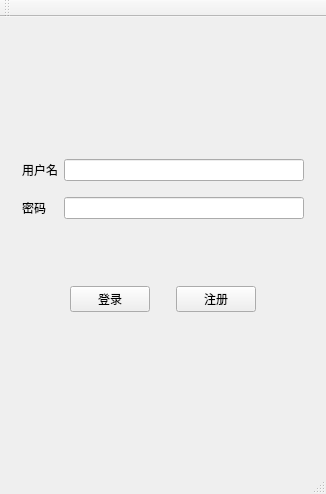
<?xml version="1.0" encoding="UTF-8"?>
<ui version="4.0">
 <class>MainWindow</class>
 <widget class="QMainWindow" name="MainWindow">
  <property name="geometry">
   <rect>
    <x>0</x>
    <y>0</y>
    <width>326</width>
    <height>494</height>
   </rect>
  </property>
  <property name="windowTitle">
   <string>MainWindow</string>
  </property>
  <widget class="QWidget" name="centralWidget">
   <layout class="QVBoxLayout" name="verticalLayout">
    <item>
     <widget class="QWidget" name="widget" native="true">
      <layout class="QHBoxLayout" name="horizontalLayout">
       <item>
        <spacer name="horizontalSpacer">
         <property name="orientation">
          <enum>Qt::Horizontal</enum>
         </property>
         <property name="sizeHint" stdset="0">
          <size>
           <width>87</width>
           <height>20</height>
          </size>
         </property>
        </spacer>
       </item>
       <item>
        <widget class="QLabel" name="label">
         <property name="maximumSize">
          <size>
           <width>100</width>
           <height>100</height>
          </size>
         </property>
         <property name="text">
          <string/>
         </property>
         <property name="pixmap">
          <pixmap>image/hahaha.png</pixmap>
         </property>
         <property name="scaledContents">
          <bool>true</bool>
         </property>
        </widget>
       </item>
       <item>
        <spacer name="horizontalSpacer_2">
         <property name="orientation">
          <enum>Qt::Horizontal</enum>
         </property>
         <property name="sizeHint" stdset="0">
          <size>
           <width>87</width>
           <height>20</height>
          </size>
         </property>
        </spacer>
       </item>
      </layout>
     </widget>
    </item>
    <item>
     <widget class="QWidget" name="widget_2" native="true">
      <layout class="QGridLayout" name="gridLayout">
       <item row="0" column="0">
        <widget class="QLabel" name="label_2">
         <property name="text">
          <string>用户名</string>
         </property>
        </widget>
       </item>
       <item row="0" column="1">
        <widget class="QLineEdit" name="lineEdit"/>
       </item>
       <item row="1" column="0">
        <widget class="QLabel" name="label_3">
         <property name="text">
          <string>密码</string>
         </property>
        </widget>
       </item>
       <item row="1" column="1">
        <widget class="QLineEdit" name="lineEdit_2"/>
       </item>
      </layout>
     </widget>
    </item>
    <item>
     <widget class="QWidget" name="widget_3" native="true">
      <layout class="QHBoxLayout" name="horizontalLayout_2">
       <item>
        <spacer name="horizontalSpacer_3">
         <property name="orientation">
          <enum>Qt::Horizontal</enum>
         </property>
         <property name="sizeHint" stdset="0">
          <size>
           <width>42</width>
           <height>20</height>
          </size>
         </property>
        </spacer>
       </item>
       <item>
        <widget class="QPushButton" name="pushButton_2">
         <property name="text">
          <string>登录</string>
         </property>
        </widget>
       </item>
       <item>
        <spacer name="horizontalSpacer_5">
         <property name="orientation">
          <enum>Qt::Horizontal</enum>
         </property>
         <property name="sizeType">
          <enum>QSizePolicy::Fixed</enum>
         </property>
         <property name="sizeHint" stdset="0">
          <size>
           <width>20</width>
           <height>20</height>
          </size>
         </property>
        </spacer>
       </item>
       <item>
        <widget class="QPushButton" name="pushButton">
         <property name="text">
          <string>注册</string>
         </property>
        </widget>
       </item>
       <item>
        <spacer name="horizontalSpacer_4">
         <property name="orientation">
          <enum>Qt::Horizontal</enum>
         </property>
         <property name="sizeHint" stdset="0">
          <size>
           <width>42</width>
           <height>20</height>
          </size>
         </property>
        </spacer>
       </item>
      </layout>
     </widget>
    </item>
    <item>
     <widget class="SmalWidget" name="widget_4" native="true"/>
    </item>
   </layout>
  </widget>
  <widget class="QMenuBar" name="menuBar">
   <property name="geometry">
    <rect>
     <x>0</x>
     <y>0</y>
     <width>326</width>
     <height>22</height>
    </rect>
   </property>
  </widget>
  <widget class="QToolBar" name="mainToolBar">
   <attribute name="toolBarArea">
    <enum>TopToolBarArea</enum>
   </attribute>
   <attribute name="toolBarBreak">
    <bool>false</bool>
   </attribute>
  </widget>
  <widget class="QStatusBar" name="statusBar"/>
 </widget>
 <layoutdefault spacing="6" margin="11"/>
 <customwidgets>
  <customwidget>
   <class>SmalWidget</class>
   <extends>QWidget</extends>
   <header>smalwidget.h</header>
   <container>1</container>
  </customwidget>
 </customwidgets>
 <resources/>
 <connections/>
</ui>
